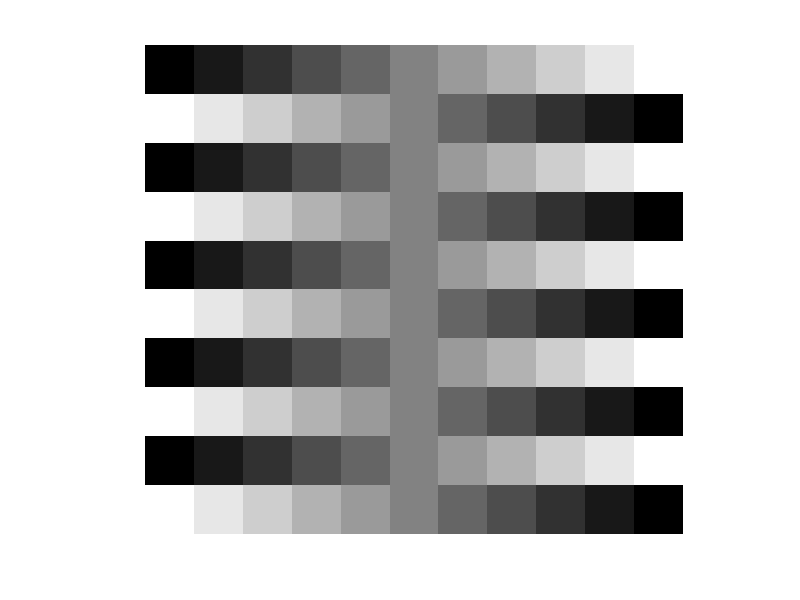
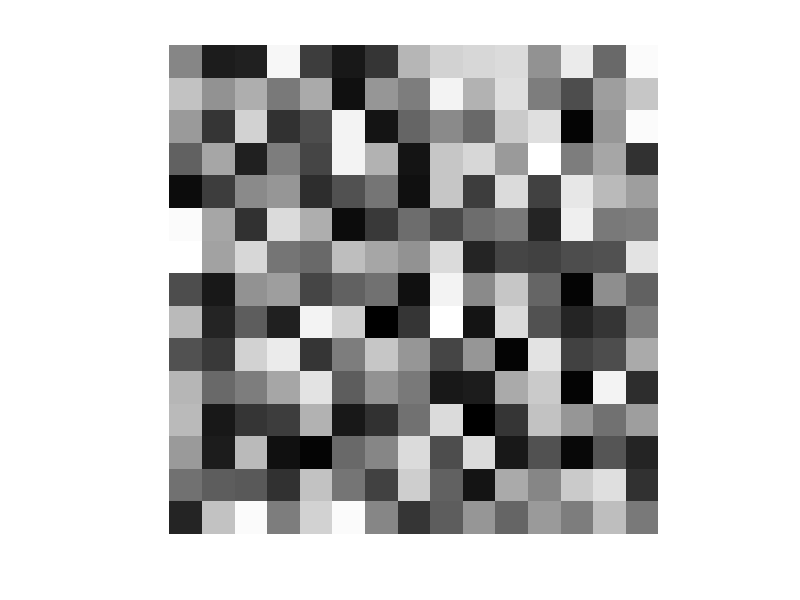
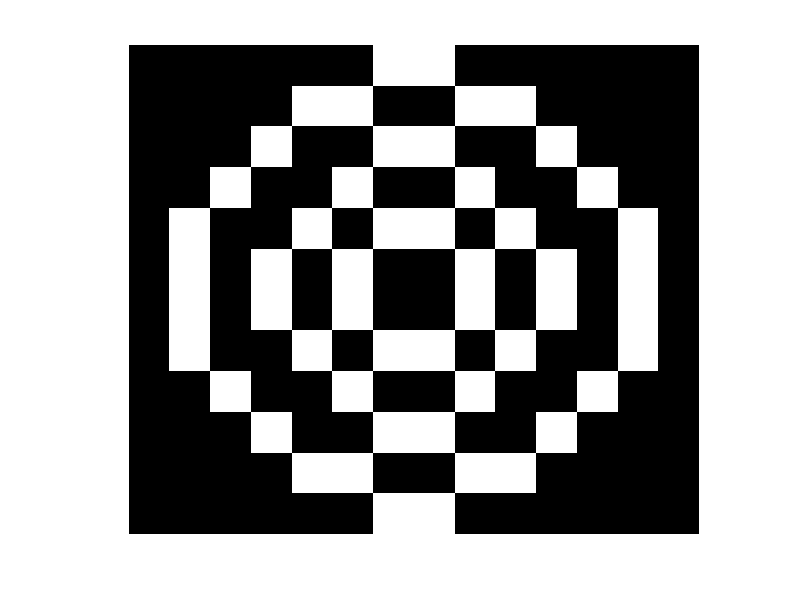

Write MATLAB code to recreate these figures, in order.
hold on
figure(1)
A=[0:0.1:1];
C=[0:0.1:1];
E=[0:0.1:1];
G=[0:0.1:1];
I=[0:0.1:1];
K=[0:0.1:1];
B=[1:-0.1:0];
D=[1:-0.1:0];
F=[1:-0.1:0];
H=[1:-0.1:0];
J=[1:-0.1:0];
griglia=[A;B;C;D;E;F;G;H;I;J];
imshow(griglia,'InitialMagnification','fit')
hold off

hold on
figure(2)
values2=rand(15,15);
imshow(values2,'InitialMagnification','fit')
hold off

hold on
figure(3)
    A1=[0 0 0 0 0 0 1 1 0 0 0 0 0 0];
    A2=[0 0 0 0 1 1 0 0 1 1 0 0 0 0];
    A3=[0 0 0 1 0 0 1 1 0 0 1 0 0 0];
    A4=[0 0 1 0 0 1 0 0 1 0 0 1 0 0];
    A5=[0 1 0 0 1 0 1 1 0 1 0 0 1 0];
    A6=[0 1 0 1 0 1 0 0 1 0 1 0 1 0];
    A7=[0 1 0 1 0 1 0 0 1 0 1 0 1 0];
    A8=[0 1 0 0 1 0 1 1 0 1 0 0 1 0];
    A9=[0 0 1 0 0 1 0 0 1 0 0 1 0 0];
    A10=[0 0 0 1 0 0 1 1 0 0 1 0 0 0];
    A11=[0 0 0 0 1 1 0 0 1 1 0 0 0 0];
    A12=[0 0 0 0 0 0 1 1 0 0 0 0 0 0];
    bullseye=[A1;A2;A3;A4;A5;A6;A7;A8;A9;A10;A11;A12];
    imshow(bullseye,'InitialMagnification','fit')
hold off
    
    
    